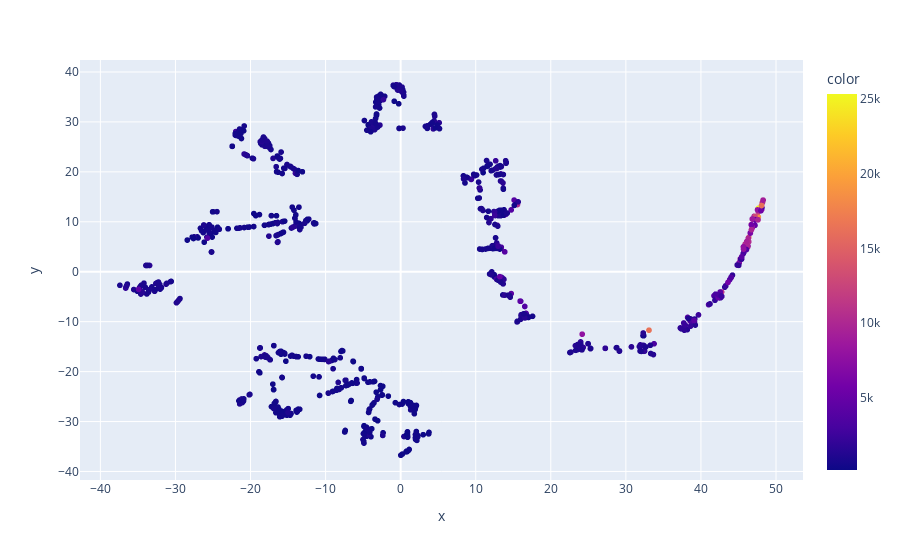

The notebook cell saved with this chart:
### Code cell
tsne = TSNE(n_components=2, random_state=42)
X_tsne = tsne.fit_transform(data[["Distance to beach","Size", "Distance to airport",  "Pool"]])
fig = px.scatter(x=X_tsne[:, 0], y=X_tsne[:, 1], color=data["Price"])
fig.show()

### Figure 1 — Plotly figure (JSON) as saved in the notebook; plotly's stock layout.template omitted (floating-point values rounded to 4 significant figures; data arrays with more than 128 entries replaced by an {"elided": "..."} marker saying what was removed)
{"data": [{"hovertemplate": "x=%{x}<br>y=%{y}<br>color=%{marker.color}<extra></extra>", "legendgroup": "", "marker": {"color": {"elided": "1011 int values"}, "coloraxis": "coloraxis", "symbol": "circle"}, "mode": "markers", "name": "", "showlegend": false, "type": "scattergl", "x": {"elided": "1011 float values"}, "xaxis": "x", "y": {"elided": "1011 float values"}, "yaxis": "y"}], "layout": {"coloraxis": {"colorbar": {"title": {"text": "color"}}, "colorscale": [[0, "#0d0887"], [0.1111, "#46039f"], [0.2222, "#7201a8"], [0.3333, "#9c179e"], [0.4444, "#bd3786"], [0.5556, "#d8576b"], [0.6667, "#ed7953"], [0.7778, "#fb9f3a"], [0.8889, "#fdca26"], [1, "#f0f921"]]}, "legend": {"tracegroupgap": 0}, "margin": {"t": 60}, "xaxis": {"anchor": "y", "domain": [0, 1], "title": {"text": "x"}}, "yaxis": {"anchor": "x", "domain": [0, 1], "title": {"text": "y"}}}}
